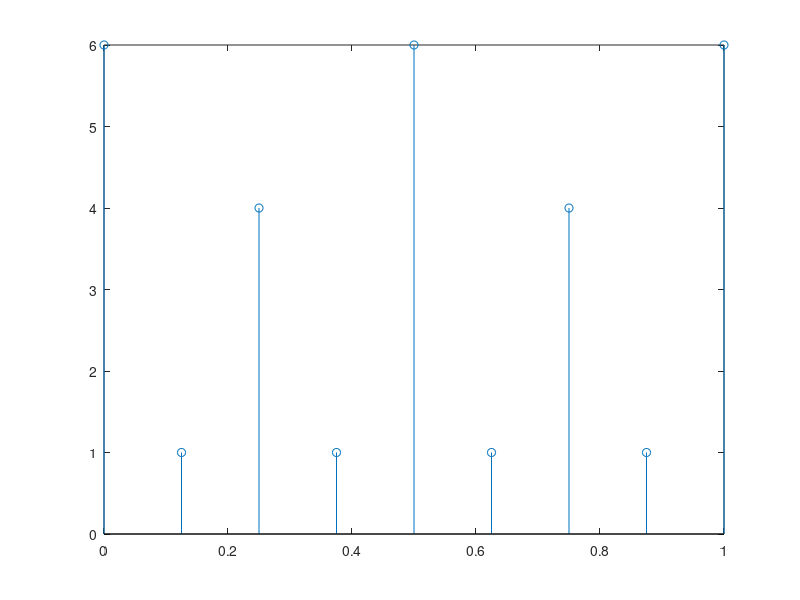
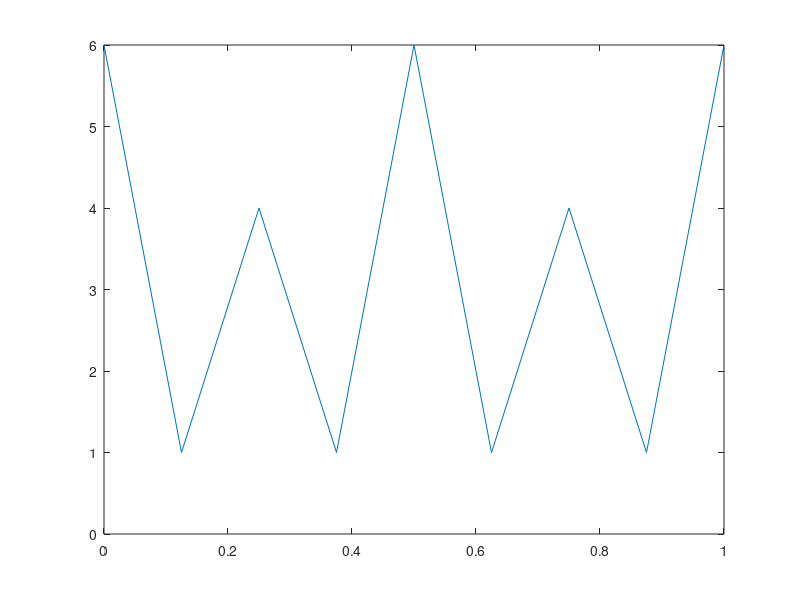

Recreate these plots in MATLAB, in order. (Note: this script raises an error after producing the figures.)
clear all
fs = 100;           % sampling rate 100 samples per second
t = 0:1/fs: 1;      %100 samples interval is 0.01 second (1/fs)
x = 3 + cos(2*pi*2*t) + 2*cos(2*pi*4*t);
plot(t, x);

fs= 8;              % Nyquist rate
ts=0:1/fs:1;
xn= 3 + cos(2*pi*2*ts)+2*cos(2*pi*4*ts);
figure(1)
stem(ts,xn);
figure(2)
plot(ts,xn);
figure(3)
[xHat, fsH] = sincInterpolation(xn,fs,10);